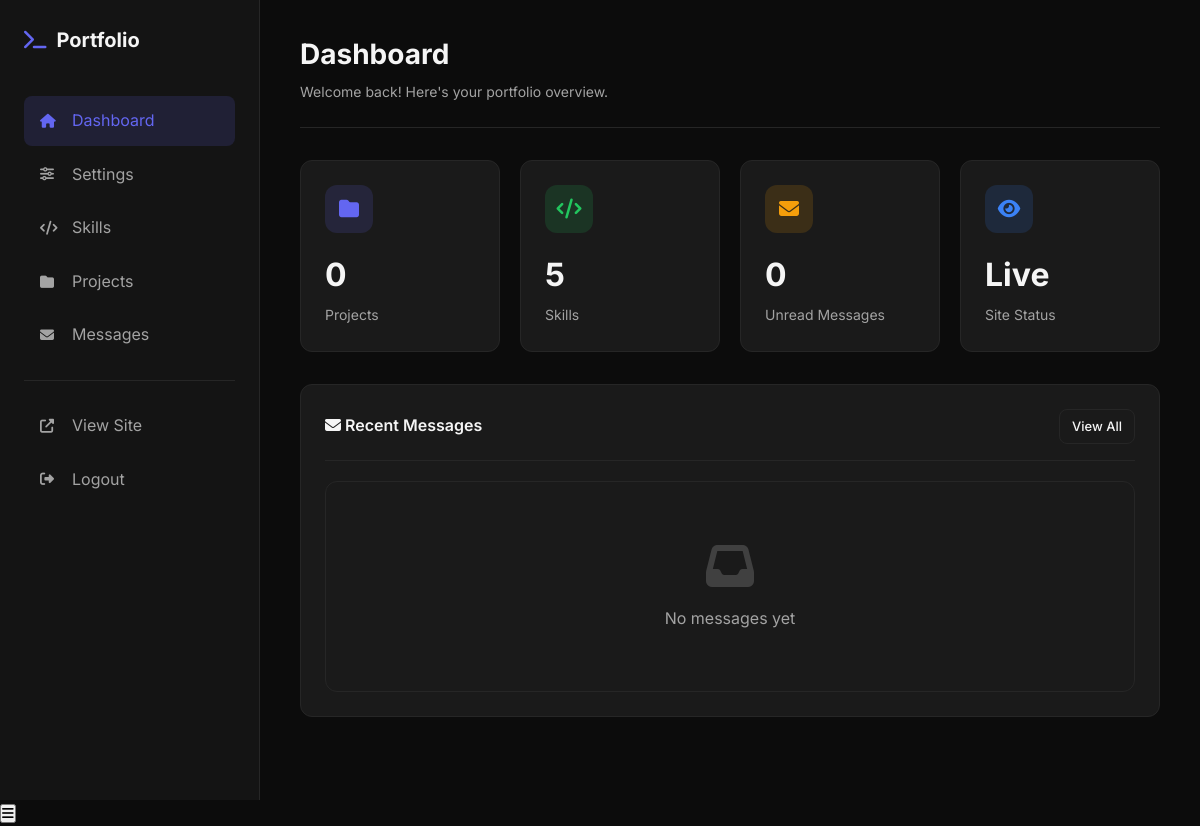
The page /admin/index.php (signed in) on the database as committed earlier.
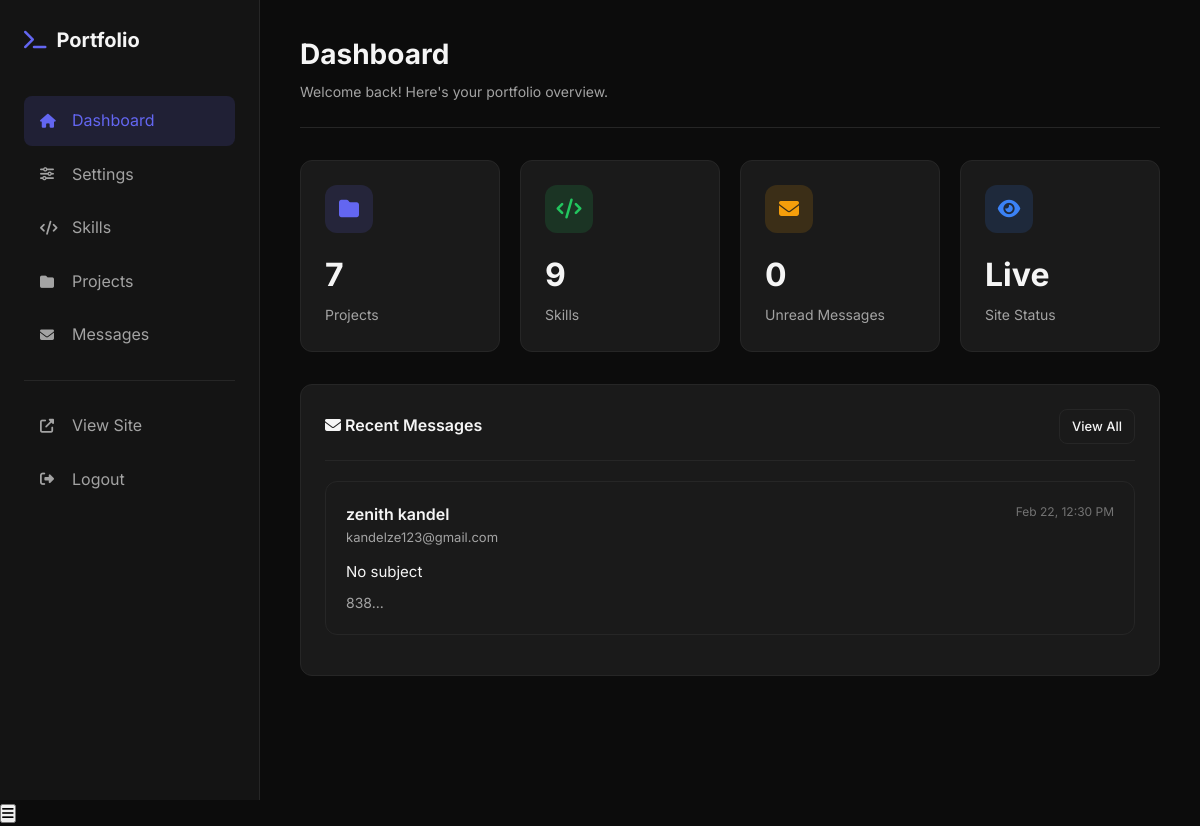
The same page on the database as committed later.
### tables this page shows
CREATE TABLE `messages` (
  `id` int(11) NOT NULL,
  `name` varchar(255) NOT NULL,
  `email` varchar(255) NOT NULL,
  `subject` varchar(255) DEFAULT NULL,
  `message` text NOT NULL,
  `is_read` tinyint(1) DEFAULT 0,
  `created_at` timestamp NOT NULL DEFAULT current_timestamp()
);

### includes/config.php (called while the page is built, shortened)
<?php
function getSkills($pdo)
{
    $stmt = $pdo->query("SELECT * FROM skills ORDER BY sort_order ASC");
    return $stmt->fetchAll();
}
function getProjects($pdo)
{
    $stmt = $pdo->query("SELECT * FROM projects ORDER BY sort_order ASC");
    return $stmt->fetchAll();
}
function e($string)
{
    return htmlspecialchars($string ?? '', ENT_QUOTES, 'UTF-8');
}

### admin/index.php (the view, shortened to what the changed rows need)
<?php
require_once '../includes/config.php';
$skillCount = count(getSkills($pdo));
$projectCount = count(getProjects($pdo));
$stmt = $pdo->query("SELECT * FROM messages ORDER BY created_at DESC LIMIT 5");
$recentMessages = $stmt->fetchAll();
?>
<!DOCTYPE html>
<html lang="en">
<head>
    <link rel="stylesheet" href="https://cdnjs.cloudflare.com/ajax/libs/font-awesome/6.5.0/css/all.min.css">
    <link rel="stylesheet" href="assets/css/admin.css">
</head>
<body>
    <div class="layout">
        <main class="main-content">
            <div class="page-header">
                <div>
                    <h1>Dashboard</h1>
                </div>
            </div>
            <div class="stats-grid">
                <div class="stat-card">
                    <div class="stat-icon purple">
                        <i class="fas fa-folder"></i>
                    </div>
                    <div class="stat-value"><?= $projectCount ?></div>
                    <div class="stat-label">Projects</div>
                </div>
                <div class="stat-card">
                    <div class="stat-icon green">
                        <i class="fas fa-code"></i>
                    </div>
                    <div class="stat-value"><?= $skillCount ?></div>
                    <div class="stat-label">Skills</div>
                </div>
            </div>
            <div class="card">
                <?php if (empty($recentMessages)): ?>
                    <div class="empty-state">
                        <i class="fas fa-inbox"></i>
                        <p>No messages yet</p>
                    </div>
                <?php else: ?>
                    <?php foreach ($recentMessages as $msg): ?>
                        <div class="message-item <?= !$msg['is_read'] ? 'unread' : '' ?>">
                            <div class="message-header">
                                <div>
                                    <div class="message-sender"><?= e($msg['name']) ?></div>
                                    <div class="message-email"><?= e($msg['email']) ?></div>
                                </div>
                                <div class="message-time"><?= date('M j, g:i A', strtotime($msg['created_at'])) ?></div>
                            </div>
                            <div class="message-subject"><?= e($msg['subject'] ?: 'No subject') ?></div>
                            <div class="message-body"><?= e(substr($msg['message'], 0, 100)) ?>...</div>
                        </div>
                    <?php endforeach; ?>
                <?php endif; ?>
            </div>
        </main>
    </div>
</body>
</html>

Rows that differ between the two databases and show on the page:
added messages: name "zenith kandel", email "kandelze123@gmail.com", created_at "Feb 22, 12:30 PM", subject "No subject", message "838"
Other text that changed with them:
$projectCount: "0" → "7"
$skillCount: "5" → "9"
text no longer shown: "No messages yet"
